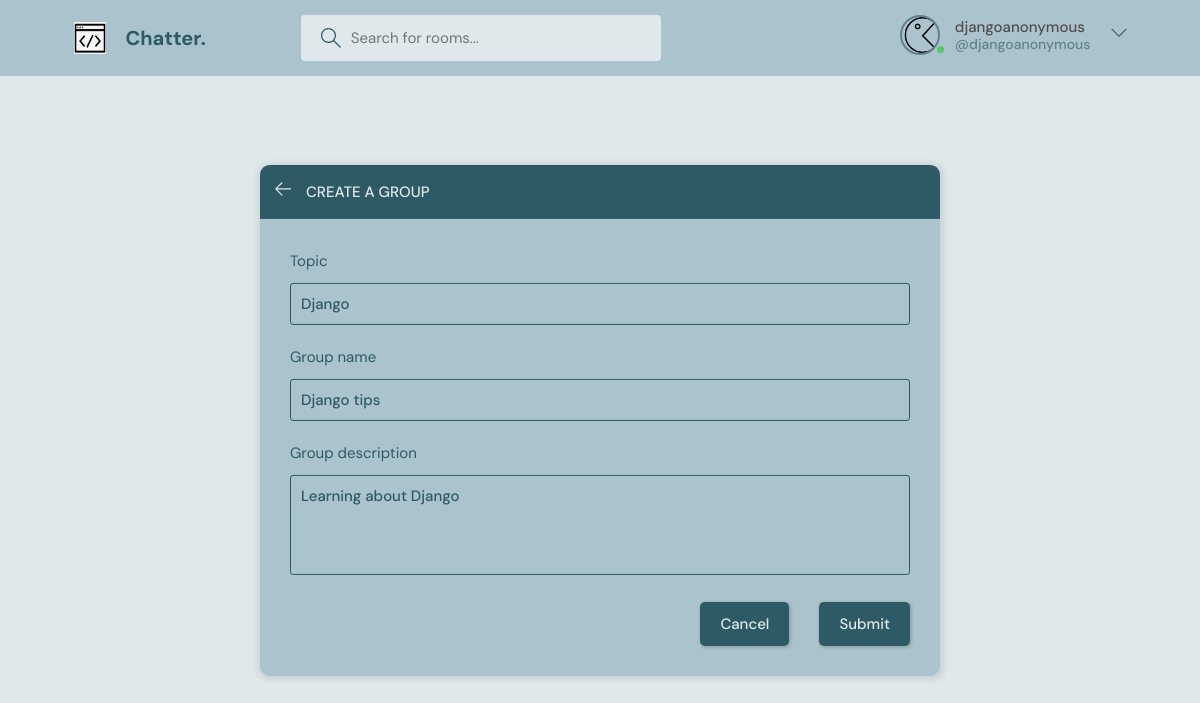
Screenshot of /update-room/4 (signed in) with the database file from the repository.
### base/models.py (models this page shows, shortened)
class User(AbstractUser):
    name = models.CharField(max_length=200, null=True)
    email = models.EmailField(unique=True, null=True)
    bio = models.TextField(null=True)
    avatar = models.ImageField(null=True, default="default-avatar.png")
    USERNAME_FIELD = 'email'
    REQUIRED_FIELDS = []

class Room(models.Model):
    host = models.ForeignKey(User, on_delete=models.SET_NULL, null = True)
    topic= models.ForeignKey(Topic, on_delete=models.SET_NULL, null = True)
    name = models.CharField(max_length =200) # specify the attribute and its value
    description = models.TextField(null = True, blank = True) # by default null is set to False. Null = true means description can be blank. Null is for database and blank is for the form
    participants = models.ManyToManyField(User, related_name='participants', blank=True)
    updated = models.DateTimeField(auto_now = True) #snapshot every time we save
    created = models.DateTimeField(auto_now_add = True) #snapshot the first time we add it
    class Meta:
        ordering = ['-updated', '-created']

class Topic(models.Model):
    name = models.CharField(max_length=100)

### base/views.py (the view, shortened to what this page needs)
# urls.py: path('update-room/<str:pk>', views.updateRoom, name="update-room"),
@login_required(login_url='login')
def updateRoom(request, pk):
    room = Room.objects.get(id=pk)
    form = RoomForm(instance=room)
    topics = Topic.objects.all()
    if request.user != room.host:
        return HttpResponse('Only owners of the room can delete it')
    context = {'form': form, 'topics': topics, 'room': room}
    return render(request, 'base/form.html', context)

### base/forms.py
class RoomForm(ModelForm):
    class Meta:
        model = Room
        fields =  '__all__'
        exclude = ['host', 'participants']

### base/templates/base/form.html (shortened to what this page needs)
{% extends 'main.html' %}
{% block content %}
<main class="create-room layout">
  <div class="container">
    <div class="layout__box">
      <div class="layout__boxHeader">
        <div class="layout__boxTitle">
          <a href="{% url 'home' %}">
            <svg version="1.1" xmlns="http://www.w3.org/2000/svg" width="32" height="32" viewBox="0 0 32 32">
              <title>arrow-left</title>
              <path
                d="M13.723 2.286l-13.723 13.714 13.719 13.714 1.616-1.611-10.96-10.96h27.625v-2.286h-27.625l10.965-10.965-1.616-1.607z">
              </path>
            </svg>
          </a>
          <h3>Create a Group</h3>
        </div>
      </div>
      <div class="layout__body">
        <form class="form" action="" method="POST">
          <div class="form__group">
              <label for="room_topic">Topic</label>
              <input required type="text" value="{{room.topic.name}}" name="topic" list="topic-list" />
            </div>
          <div class=" form__group">
            <label for="room_name">Group name</label>
            {{form.name}}
          </div>
          <div class="form__group">
            <label for="room_description">Group description</label>
            {{form.description}}
          </div>
          <div class="form__action">
            <a class="btn btn--dark" href="{% url 'home' %}">Cancel</a>
            <button class="btn btn--dark" type="submit"> Submit </button>
          </div>
        </form>
      </div>
    </div>
  </div>
</main>
{% endblock content %}

### templates/navbar.html (shortened to what this page needs)
{% load static %}
<header class="header header--loggedIn">
    <div class="container">
        <a href="{% url 'home' %}" class="header__logo">
            <img src="{% static 'images/chatter-logo.png' %}" />
            <h1>Chatter.</h1>
        </a>
        <form class="header__search" method="GET" action="{% url 'home' %}">
            <label>
                <input name="q" placeholder="Search for rooms..." />
            </label>
        </form>
        <nav class="header__menu">
            {% if request.user.is_authenticated %}
            <div class="header__user">
                <a href="{% url 'update-user' %}">
                    <div class="avatar avatar--medium active">
                        <img src="{{request.user.avatar.url}}" />
                    </div>
                    <p> {{request.user.username}} <span>@{{request.user.username}} </span></p>
                </a>
                <button class="dropdown-button">
                    <svg version="1.1" xmlns="http://www.w3.org/2000/svg" width="32" height="32" viewBox="0 0 32 32">
                        <title>chevron-down</title>
                        <path d="M16 21l-13-13h-3l16 16 16-16h-3l-13 13z"></path>
                    </svg>
                </button>
            </div>
            {% endif %}
        </nav>
    </div>
</header>

### static/styles/style.css (style rules this page uses)
:root { --color-main: #61828A; --color-dark: #abc3cd; --color-dark-medium: #2d5a65; --color-dark-light: #2d5a65; --color-light: #DfE9Eb; --color-gray: #504e4e; --color-light-gray:#abc3cd; --color-bg: #DfE9Eb; --color-success: #55c963; --color-error: #fc4b0b; }
* { font-family: "DM Sans", -apple-system, BlinkMacSystemFont, "Segoe UI", Roboto, Oxygen, Ubuntu, Cantarell, "Open Sans", "Helvetica Neue", sans-serif; margin: 0; padding: 0; box-sizing: border-box; text-rendering: optimizeLegibility; color: inherit; font-size: inherit; }
html { font-size: 56.25%; }
@media only screen and (min-width: 1200px) { html { font-size: 62.5%; } }
body { line-height: 1.6; font-weight: 400; font-size: 1.5rem; color: var(--color-light-gray); background-color: var(--color-bg); min-height: 100vh; }
img { width: 100%; }
a { display: inline-block; color: var(--color-main); text-decoration: none; }
.container { max-width: 120rem; width: 90%; margin: auto; }
.btn { background-color: transparent; border: none; display: inline-flex; align-items: center; gap: 1rem; cursor: pointer; transition: all ease-in-out 0.3s; padding: 1rem 2rem; border-radius: 5px; box-shadow: 1px 1px 3px 1px rgba(0, 0, 0, 0.15); font-weight: 500; }
.btn--dark { background-color: var(--color-dark-light); color: var(--color-light); }
.avatar { position: relative; display: inline-block; border-radius: 50%; border: 2px solid var(--color-main); }
.avatar img { display: block; border-radius: 50%; object-fit: cover; object-position: center; }
.avatar::after { content: ""; display: block; position: absolute; z-index: 111; border-radius: 50%; }
.avatar.active::after { background-color: var(--color-success); }
.avatar.avatar--medium img { width: 3.6rem; height: 3.6rem; border-radius: 50%; }
.avatar.avatar--medium:after { width: 0.7rem; height: 0.7rem; bottom: 0px; right: -6px; }
.header { padding: 1.5rem; background-color: var(--color-dark); }
.header > .container { display: flex; gap: 9.5rem; }
.header__logo, .header__user { display: flex; gap: 2rem; align-items: center; }
.header__logo > img { height: 3.2rem; width: 3.2rem; }
.header__logo > h1 { font-weight: 700; font-size: 2rem; color: var(--color-dark-medium); }
.header__search > label { background-color: var(--color-bg); padding: 1.3rem 1rem; display: flex; align-items: center; gap: 1rem; border-radius: 4px; }
.header__search svg { fill: var(--color-dark-medium); width: 2rem; height: 2rem; margin-left: 1rem; }
.header__search input { width: 30rem; background: transparent; border: none; outline: none; color: var(--color-dark-medium); }
.header__menu { margin-left: auto; position: relative; }
.header__menu a { display: flex; gap: 1.5rem; align-items: center; font-weight: 500; text-decoration: none; color: var(--color-gray); }
.header__menu img { height: 3.6rem; }
.header__menu p { line-height: 1.2; }
.header__menu span { color: var(--color-main); font-weight: 500; font-size: 1.4rem; display: block; }
.header__menu svg { width: 1.6rem; height: 1.6rem; fill: var(--color-dark-light); }
.dropdown-button { background: transparent; border: 0; outline: 0; cursor: pointer; }
.layout { margin-top: 2.4rem; }
.layout > .container { display: flex; justify-content: space-between; align-items: flex-start; }
.layout__box { width: 90%; max-width: 48rem; min-height: 40rem; position: absolute; top: 50%; left: 50%; transform: translate(-50%, -46%); background-color: var(--color-dark); border-radius: 1rem; box-shadow: 1px 1px 6px 3px rgba(0, 0, 0, 0.1); overflow: hidden; }
.layout__boxHeader { display: flex; padding: 1.5rem; background-color: var(--color-dark-light); }
.layout__boxTitle { display: flex; gap: 1.5rem; align-items: center; }
.layout__boxTitle h3 { text-transform: uppercase; font-weight: 500; color: var(--color-bg); }
.layout__boxTitle svg { width: 1.6rem; height: 1.6rem; fill: var(--color-bg); }
.layout__body { margin: 3rem; color: var(--color-dark-light); }
.form__group { margin-bottom: 2rem; width: 100%; }
.form__group label { display: block; font-size: 1.5rem; margin-bottom: 1rem; }
.form__group input, .form__group textarea, .form__group select { background: transparent; border: 1px solid var(--color-dark-light); padding: 1rem; border-radius: 3px; width: 100%; color: var(--color-dark-medium); font-weight: 500; outline: none; }
.form__group textarea { background: transparent; height: 10rem; resize: none; }
.form__action { display: flex; justify-content: flex-end; gap: 3rem; }
.create-room.layout .layout__box { max-width: 68rem; }

### rows the page displays
User: user.avatar (picture), user.username "djangoanonymous"
Room: topic "Django", name "Django tips", description "Learning about Django"
